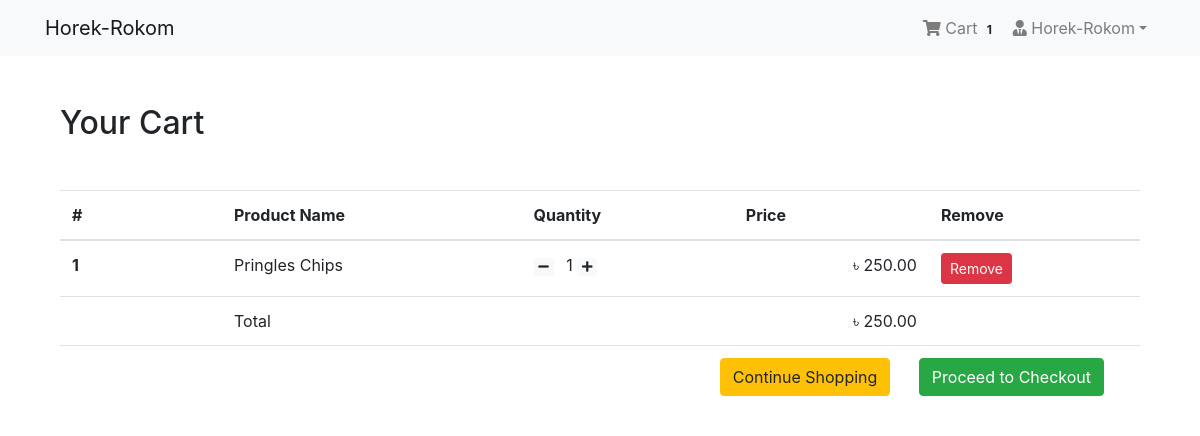
The app's page /shop/cart/ (signed in), older data.
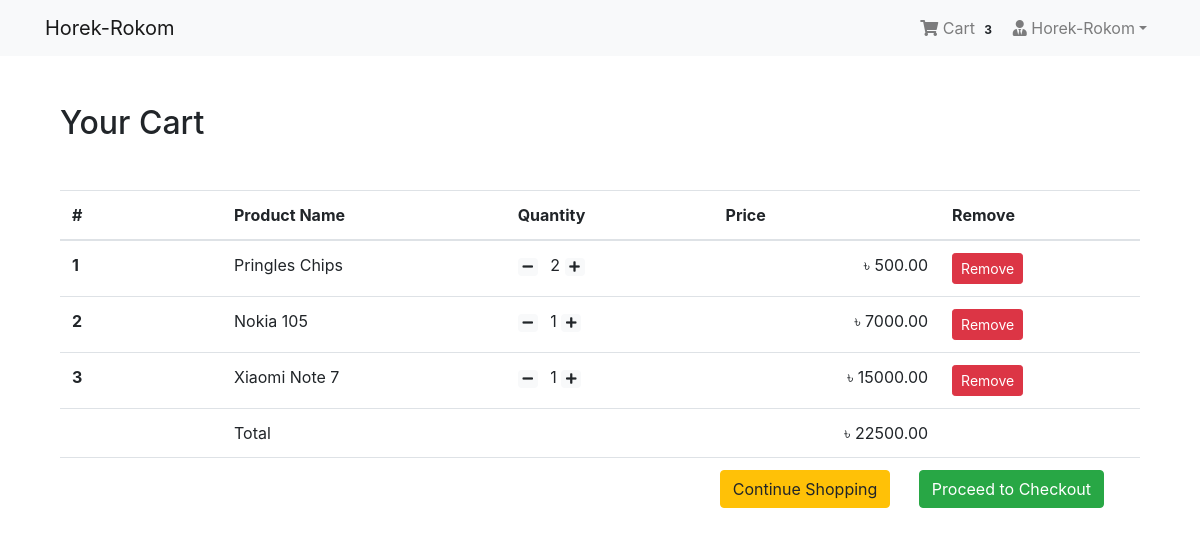
The same page, newer data.
### App_Login/models.py (models this page shows, shortened)
class User(AbstractBaseUser, PermissionsMixin):
    email = models.EmailField(unique=True, null=False)
    is_staff = models.BooleanField(
        ugettext_lazy('staff status'),
        default=False,
        help_text=ugettext_lazy(
            'Designates whether the user can log in this site'
        )
    )
    is_active = models.BooleanField(
        ugettext_lazy('active'),
        default=True,
        help_text=ugettext_lazy(
            'Designates whether this user should be treated as active. Unselect this instead of deleting accounts'
        )
    )
    USERNAME_FIELD = 'email'
    objects = MyUserManager()

class Profile(models.Model):
    user = models.OneToOneField(
        User, on_delete=models.CASCADE, related_name='profile')
    username = models.CharField(max_length=264, blank=True)
    full_name = models.CharField(max_length=264, blank=True)
    address_1 = models.TextField(max_length=300, blank=True)
    city = models.CharField(max_length=40, blank=True)
    zipcode = models.CharField(max_length=10, blank=True)
    country = models.CharField(max_length=50, blank=True)
    phone = models.CharField(max_length=20, blank=True)
    date_joined = models.DateTimeField(auto_now_add=True)

### App_Order/models.py (models this page shows, shortened)
class Cart(models.Model):
    user=models.ForeignKey(settings.AUTH_USER_MODEL,on_delete=models.CASCADE, related_name="cart")
    item=models.ForeignKey(Product,on_delete=models.CASCADE)
    quantity = models.IntegerField(default=1)
    purchased=models.BooleanField(default=False)
    created=models.DateTimeField(auto_now_add=True) #first bar
    updated=models.DateTimeField(auto_now=True)     #prottek update a
    def get_total(self):
        total=self.item.price*self.quantity
        float_total=format(total,'0.2f')
        return float_total

class Order(models.Model):
    orderitems=models.ManyToManyField(Cart)
    user=models.ForeignKey(settings.AUTH_USER_MODEL,on_delete=models.CASCADE)
    ordered=models.BooleanField(default=False)
    created=models.DateTimeField(auto_now_add=True)
    paymentID=models.CharField(max_length=264,blank=True,null=True)
    orderID=models.CharField(max_length=200,blank=True,null=True)
    def get_totals(self):
        total=0
        for order_item in self.orderitems.all():
            total+= float(order_item.get_total())
        return total

### App_Shop/models.py (models this page shows, shortened)
class Product(models.Model):
    mainimage=models.ImageField(upload_to='Products')
    name=models.CharField(max_length=264)
    category = models.ForeignKey(Category, on_delete=models.CASCADE, related_name='category')
    preview_text=models.TextField(max_length=200,verbose_name='Preview Text')
    detail_text=models.TextField(max_length=1000,verbose_name='Description')
    price=models.FloatField()
    old_price=models.FloatField(default=0.00)
    created=models.DateTimeField(auto_now_add=True)
    class Meta:
        ordering=['-created',] #latest date wise ordering thakbe

### App_Order/views.py (the view)
# urls.py: path('cart/',views.cart_view,name="cart"),
@login_required
def cart_view(request):
    carts=Cart.objects.filter(user=request.user,purchased=False)
    orders=Order.objects.filter(user=request.user,ordered=False)
    if carts.exists() and orders.exists():
        order=orders[0]
        return render(request,'App_Order/cart.htm',context={'carts':carts,'order':order})
    else:
        messages.warning(request,"You don't have any item in your Cart!")
        return redirect("App_Shop:home")

### App_Order/templatetags/cart_tag.py (called while the page is built)
@register.filter
def cart_total(user):
    cart=Cart.objects.filter(user=user,purchased=False)
    if cart.exists():
        return cart.count()
    else:
        return 0

### templates/App_Order/cart.htm
{% extends 'base.htm' %}
{% block body_block %}
<div class="container my-5">
    <div class="my-5">
        <h2>Your Cart</h2>
    </div>
    <table class="table table-hover">
        <thead>
            <tr>
                <th scope="col" width="15%">#</th>
                <th scope="col">Product Name</th>
                <th scope="col">Quantity</th>
                <th scope="col" align="right">Price</th>
                <th scope="col">Remove</th>
            </tr>
        </thead>
        <tbody>
            {% for cart in carts %}
            <tr>
                <th scope="row">{{ forloop.counter }}</th>
                <td>{{ cart.item.name }}</td>
                <td>
                    <a class="mr-2" href="{% url 'App_Order:decrease' pk=cart.item.pk %}"><span class="badge badge-light"><i class="fas fa-minus"></i></span></a>
                    {{ cart.quantity }}
                    <a class="mr-2" href="{% url 'App_Order:increase' pk=cart.item.pk %}"><span class="badge badge-light"><i class="fas fa-plus"></i></span></a>
                </td>
                <td align="right">&#2547; {{cart.get_total}}</td>
                <td><a href="{% url 'App_Order:remove' pk=cart.item.pk %}" class="btn btn-danger btn-sm">Remove</a></td>
            </tr>
            {% endfor %}
            <tr>
                <th scope="row"></th>
                <td colspan="2">Total</td>
                <td align="right">&#2547; {{order.get_totals|floatformat:2 }}</td>
                <td></td>
            </tr>
            <tr>
                <th scope="row"></th>
                <td colspan="4" class="text-right">
                    <a href="{% url 'App_Shop:home' %}" class="btn btn-warning mr-4">Continue Shopping</a>
                    <a href="{% url 'App_Payment:checkout' %}" class="btn btn-success mr-4">Proceed to Checkout</a>
                </td>
            </tr>
        </tbody>
    </table>
</div>
{% endblock %}

### templates/navbar.htm (shortened to what this page needs)
{% load cart_tag %}
<nav class="navbar navbar-expand-lg navbar-light bg-light">
    <div class="container">
        <a class="navbar-brand" href="{% url 'App_Shop:home' %}">Horek-Rokom</a>
        <div class="collapse navbar-collapse" id="navbarNav">
            <ul class="navbar-nav ml-auto">
                {% if request.user.is_authenticated %}
                <li class="nav-item">
                    <a href="{% url 'App_Order:cart' %}" class="nav-link"> <i class="fa fa-shopping-cart"></i> Cart
                        <span class="badge badge-light">{{request.user | cart_total}}</span>
                    </a>
                </li>
                <li class="nav-item dropdown">
                    <a class="nav-link dropdown-toggle" href="#" id="navbarDropdown" role="button" data-toggle="dropdown" aria-haspopup="true" aria-expanded="false">
                        <i class="fas fa-user-tie"></i>
                        {{request.user.profile.username}}</a>
                </li>
                {% else %}
                    <li class="nav-item">
                        <a href="{% url 'App_Login:login' %}" class="btn btn-primary">Login</a>
                    </li>
                {% endif %}
            </ul>
        </div>
    </div>
</nav>

Row changes from the older to the newer data that the page shows:
computed for User "Horek-Rokom": user|cart_total "1" → "3"
changed Cart "Pringles Chips": quantity "1" → "2"; get_total "250.00" → "500.00"
added Cart: item.name "Nokia 105", quantity "1", get_total "7000.00"
added Cart: item.name "Xiaomi Note 7", quantity "1", get_total "15000.00"
changed through a linked row, Order: get_totals "250.00" → "22500.00"
